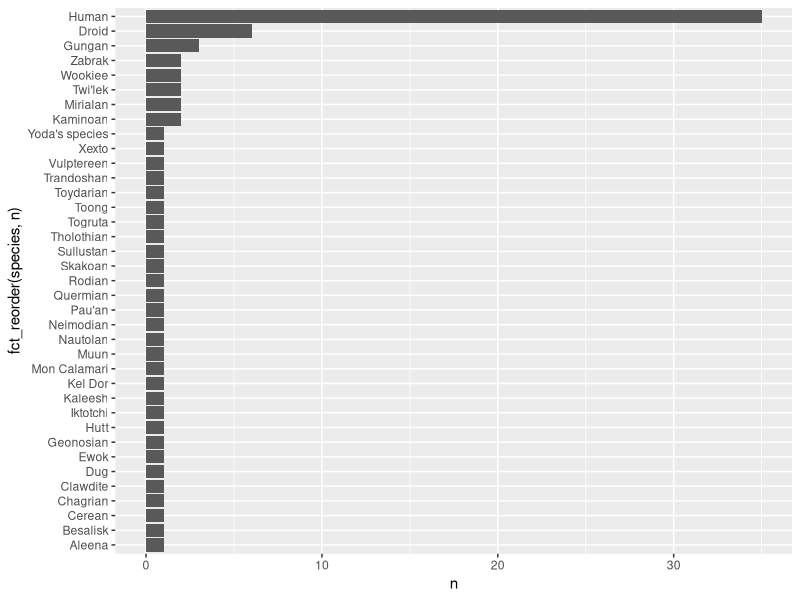
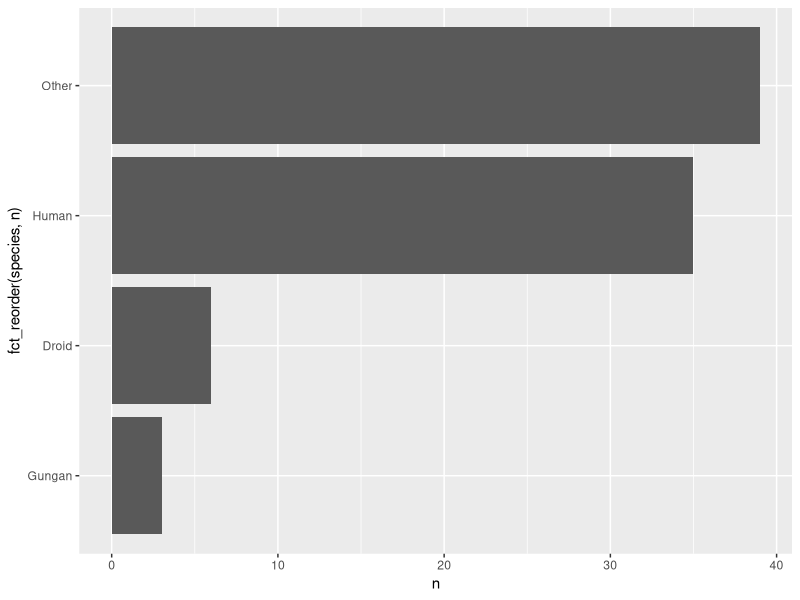

Write R code to recreate these figures, in order.
## ---- chunk 1
#| label: setup
#| include: false
#| cache: false
knitr::opts_chunk$set(error = TRUE)
library(tidyverse)
## ---- chunk 2
starwars |>
  count(species) |>
  filter(!is.na(species)) |> 
  ggplot(aes(y = n, x = fct_reorder(species, n))) +
  geom_col() + 
  coord_flip()
## ---- chunk 3
starwars |>   
filter(!is.na(species)) |>
  count(species = fct_lump(f = species, n = 3))
## ---- chunk 4
starwars |>   
filter(!is.na(species)) |>
  count(species = fct_lump(f = species, n = 3)) |> 
  ggplot(aes(y = n, x = fct_reorder(species, n))) +
  geom_col() + 
  coord_flip()
